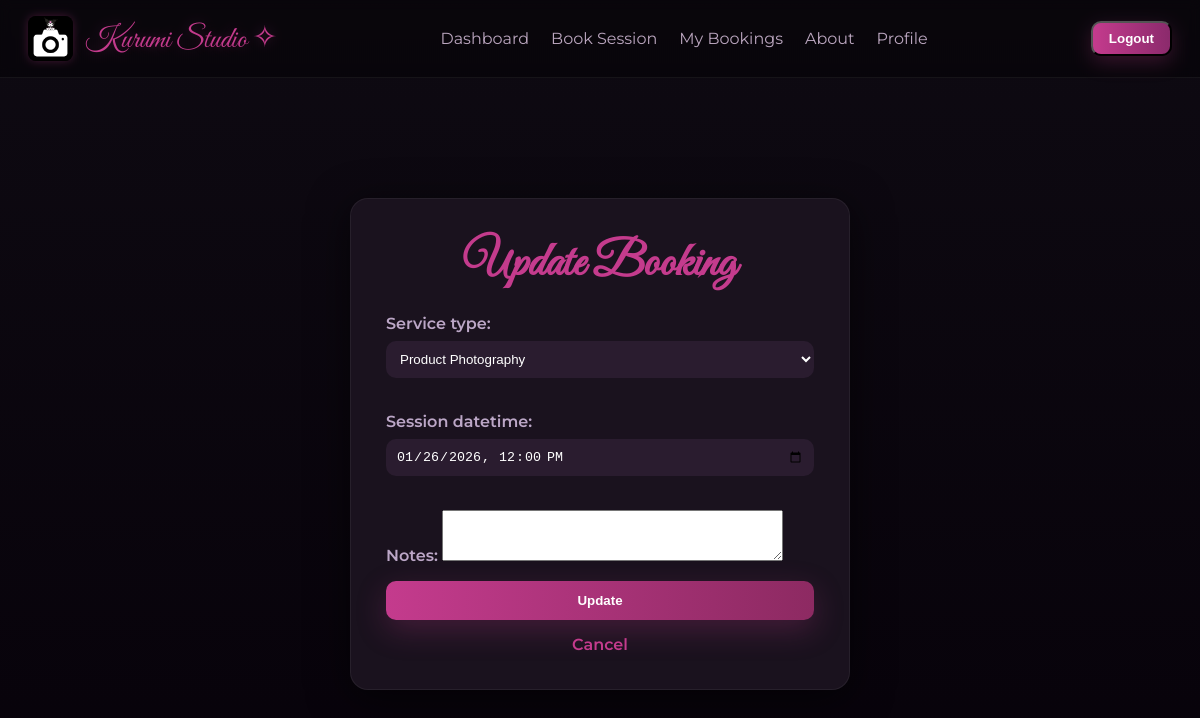
The app's page /bookings/update/53/ (signed in) with its own data.
### bookings/models.py (models this page shows, shortened)
class Booking(models.Model):
    SERVICE_CHOICES = [
        ('portrait', 'Portrait Session'),
        ('wedding', 'Wedding Photoshoot'),
        ('product', 'Product Photography'),
        ('event', 'Event Coverage'),
    ]
    STATUS_CHOICES = [
        ('pending', 'Pending'),
        ('approved', 'Approved'),
        ('disapproved', 'Disapproved'),
        ('cancelled', 'Cancelled'),
    ]
    user = models.ForeignKey(User, on_delete=models.CASCADE)
    service_type = models.CharField(max_length=20, choices=SERVICE_CHOICES)
    session_datetime = models.DateTimeField()
    status = models.CharField(max_length=12, choices=STATUS_CHOICES, default='pending')
    notes = models.TextField(blank=True, null=True)
    notified = models.BooleanField(default=False)
    created_at = models.DateTimeField(auto_now_add=True)

### bookings/views.py (the view)
# urls.py: path('update/<int:pk>/', views.update_booking, name='update_booking'),
@login_required
def update_booking(request, pk):
    booking = get_object_or_404(Booking, pk=pk, user=request.user)
    if request.method == 'POST':
        form = BookingForm(request.POST, instance=booking)
        if form.is_valid():
            form.save()
            messages.info(request, 'Booking updated successfully.')
            return redirect('my_bookings')
    else:
        form = BookingForm(instance=booking)
    return render(request, 'bookings/update_booking.html', {'form': form})

### bookings/forms.py
class BookingForm(forms.ModelForm):
    class Meta:
        model = Booking
        fields = ['service_type', 'session_datetime', 'notes']
        widgets = {
            'session_datetime': forms.DateTimeInput(attrs={'type': 'datetime-local'}),
            'notes': forms.Textarea(attrs={'rows': 3}),
        }

### bookings/templates/bookings/update_booking.html (shortened to what this page needs)
{% extends 'base.html' %}
{% load static %}
{% block content %}
<div class="kb-update-wrapper">
    <h2 class="kb-title">Update Booking</h2>
    <form method="POST" class="kb-form">
        {{ form.as_p }}
        <button type="submit" class="kb-btn">Update</button>
    </form>
    <a href="{% url 'my_bookings' %}" class="kb-cancel">Cancel</a>
</div>
{% endblock %}

### templates/base.html (style rules this page uses)
:root { --bg:#0f0710; --card:#1e1320; --accent:#c43b8d; --muted:#bba6bf; --alert-bg:#9c275c; }
* { box-sizing:border-box; }
body { margin:0; background:linear-gradient(180deg,var(--bg),#07020a); color:var(--muted); font-family:Montserrat, sans-serif; }

### bookings/templates/bookings/update_booking.html (style rules this page uses)
:root { --bg:#0e0a12; --card:#1a121e; --accent:#c43b8d; --soft:#bca7c7; }
.kb-update-wrapper { background:var(--card); max-width:500px; margin:60px auto; padding:35px; border-radius:18px; box-shadow:0 8px 40px rgba(0,0,0,0.6); border:1px solid rgba(255,255,255,0.06); color:white; }
.kb-title { font-family:'Great Vibes',cursive; font-size:48px; text-align:center; color:var(--accent); margin-top:0; margin-bottom:20px; }
.kb-form p label { color:var(--soft); font-weight:600; }
.kb-form input, .kb-form select { width:100%; padding:10px; margin:8px 0 18px; border-radius:10px; border:none; background:#2a1c2f; color:white; }
.kb-btn { width:100%; background:linear-gradient(90deg,#c43b8d,#8d2a62); padding:12px; border:none; border-radius:10px; color:white; font-weight:600; box-shadow:0 10px 30px rgba(196,59,141,0.25); cursor:pointer; }
.kb-cancel { display:block; margin-top:15px; text-align:center; color:var(--accent); text-decoration:none; font-weight:600; }

### records on screen
Booking: service_type "Product Photography", session_datetime "01/26/2026 12:00"
